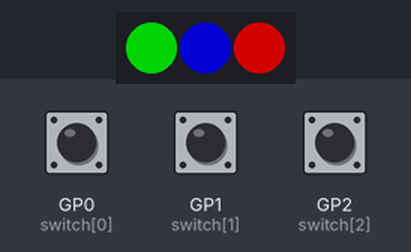
Bench run of a program on a simulated Raspberry Pi Pico running CircuitPython. On the bench: 3 RGB LEDs in strip order, left to right. The inputs (shaded band) are chosen by the test bench; at power-on: GP0 (switch[0]) HIGH, GP1 (switch[1]) HIGH, GP2 (switch[2]) HIGH. Dim RGB values are drawn brighter than linear; USB keyboard and mouse output is not drawn.

Above: at 1.2 s.
1.3 s: GP0 (switch[0]) pulled LOW for 0.15 s
At 1.69 s:
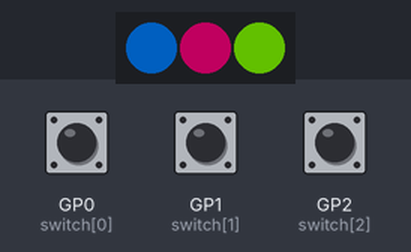
4.3 s: GP1 (switch[1]) pulled LOW for 0.15 s
At 5.09 s:
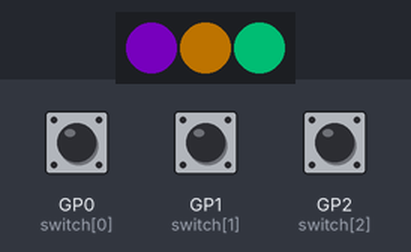
7.3 s: GP2 (switch[2]) pulled LOW for 0.15 s
At 7.57 s:
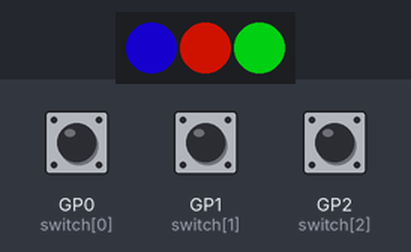
10.3 s: GP0 (switch[0]) pulled LOW for 1 s
At 10.97 s:
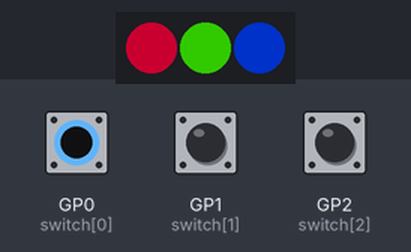
13.3 s: GP1 (switch[1]) pulled LOW for 1 s
At 14.37 s:
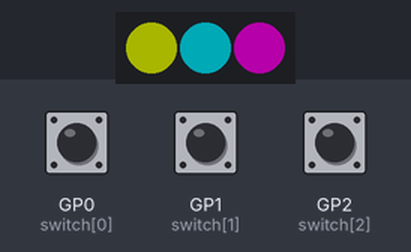
16.3 s: GP2 (switch[2]) pulled LOW for 1 s
At 23.34 s:
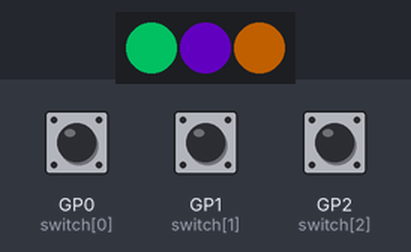
Timing chart, 0 to 55.9 s (numbered marks = the images above; inputs shaded):
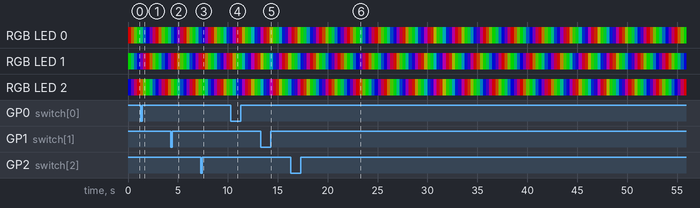

The program:

code.py
```python
# see https://uwu.cx/macropad for instructions

import board
import digitalio
import time
import usb_hid
from adafruit_hid.keyboard import Keyboard
from adafruit_hid.keycode import Keycode
import neopixel

num_pixels = 3

# https://github.com/maxking/micropython/blob/master/rainbow.py#L14
def wheel(pos):
    # Input a value 0 to 255 to get a color value.
    # The colours are a transition r - g - b - back to r.
    if pos < 0 or pos > 255:
        return (0, 0, 0)
    if pos < 85:
        return (255 - pos * 3, pos * 3, 0)
    if pos < 170:
        pos -= 85
        return (0, 255 - pos * 3, pos * 3)
    pos -= 170
    return (pos * 3, 0, 255 - pos * 3)


pixels = neopixel.NeoPixel(board.GP17, num_pixels, auto_write=False)
pixels.brightness = 0.5

pins = (
    board.GP0,
    board.GP1,
    board.GP2
)

keycodes = (
    Keycode.COMMAND,
    Keycode.C,
    Keycode.V
)

switches = []

for pin in pins:
    switch = digitalio.DigitalInOut(pin)
    switch.pull = digitalio.Pull.UP
    switches.append(switch)

keyboard = Keyboard(usb_hid.devices)

key_pressed = [False] * len(pins)

j = 0

while True:
    for i in range(num_pixels):
        rc_index = (i * 256 // num_pixels) + j
        pixels[i] = wheel(rc_index & 255)
    pixels.show()
    j += 1

    for i in range(len(pins)):
        if not key_pressed[i]:
            # if key is now pressed
            if not switches[i].value:
                keyboard.press(keycodes[i])
                key_pressed[i] = True
        else:
            # if key is now released
            if switches[i].value:
                keyboard.release(keycodes[i])
                key_pressed[i] = False
    time.sleep(0.01)
```
